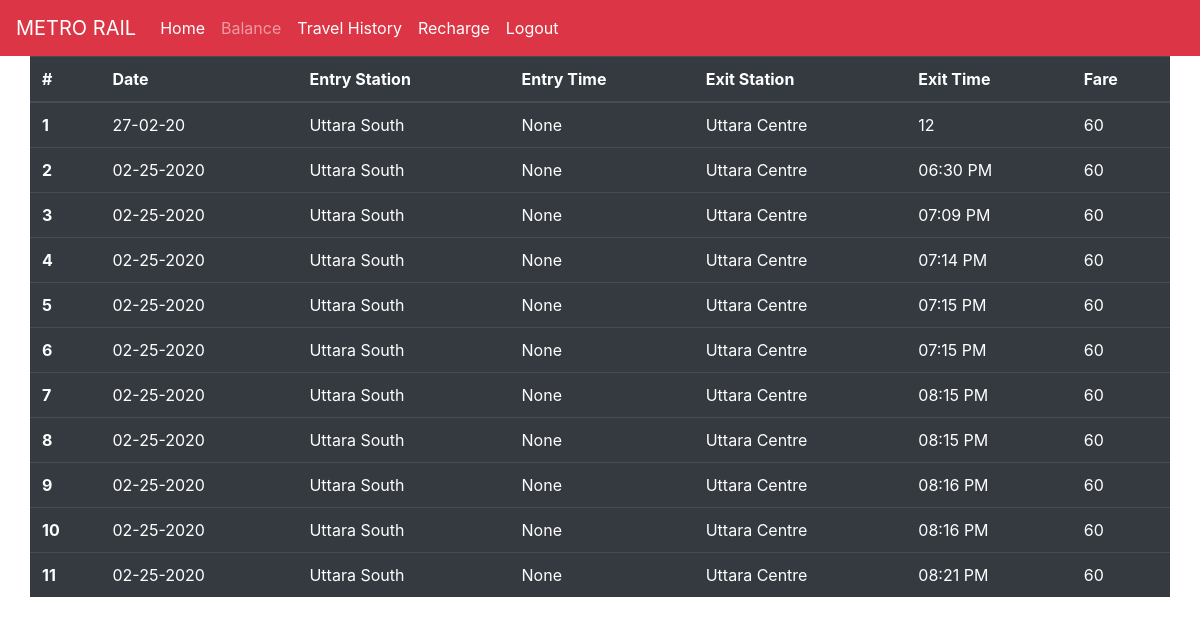
Screenshot of /web_travel_history (signed in) with the database file from the repository.
### app/models.py (models this page shows, shortened)
class User_travel_history(db.Model):
    id = db.Column(db.Integer, primary_key=True)
    date = db.Column(db.String(40))
    entry_station = db.Column(db.String(50))
    exit_station = db.Column(db.String(50))
    entry_time = db.Column(db.String(50))
    exit_time = db.Column(db.String(20))
    fare = db.Column(db.String(10))
    user_id = db.Column(db.Integer, db.ForeignKey('user.id'))

### app/routes.py (the view)
@app.route('/web_travel_history')
@login_required
def web_travel_history():
    station_names = ['Uttara North', 'Uttara Centre', 'Uttara South','Pallabi','Mirpur 11','Mirpur-10','Kazipara','Shewrapara','Agargaon','Bijoy Sarani','Farmgate','Karwan Bazar','Shahbag','Dhaka University','Bangladesh Secretariat','Motijheel']
    items = current_user.rel.all()
    return render_template('web_travel_history.html', items=items, station_names=station_names)

### app/models.py (called while the page is built)
@login.user_loader
def load_user(id):
    return User.query.get(int(id))

### app/templates/web_travel_history.html
{% extends "base.html" %}
{% block content %}
<div class="container" >
    <div class="row justify-content-center align-items-center" style="height:50vh">
        <table class="table table-hover table-dark" >
            <thead>
            <tr >
                <th scope="col">#</th>
                <th scope="col">Date</th>
                <th scope="col">Entry Station</th>
                <th scope="col">Entry Time</th>
                <th scope="col">Exit Station</th>
                <th scope="col">Exit Time</th>
                <th scope="col">Fare</th>
            </tr>
            </thead>
            <tbody>
                {% for item in items %}
                    <tr>
                        <th scope="row">{{loop.index}}</th>
                        <td>{{item.date}}</td>
                        <td>{{item.entry_station}}</td>
                        <td>{{item.entry_time}}</td>
                        <td>{{item.exit_station}}</td>
                        <td>{{item.exit_time}}</td>
                        <td>{{item.fare}}</td>
                    </tr>
                {% endfor %}
            </tbody>
        </table>
 </div>
 </div>
{% endblock %}

### app/templates/base.html (shortened to what this page needs)
<html>
    <head>
        <link rel="stylesheet" href="https://stackpath.bootstrapcdn.com/bootstrap/4.4.1/css/bootstrap.min.css">
    </head>
    <body>
            {% block navbar %}
              <nav class="navbar navbar-expand-lg navbar-dark bg-danger">
                    <a class="navbar-brand" href="#">METRO RAIL</a>
                    <div class="collapse navbar-collapse" id="navbarText">
                        <ul class="navbar-nav mr-auto">
                            {% if current_user.is_anonymous %}
                            {% else %}
                            <li class="nav-item active">
                                <a class="nav-link" href="{{ url_for('web_home') }}">Home <span class="sr-only">(current)</span></a>
                            </li>
                            <li class="nav-item">
                                <a class="nav-link" href="{{ url_for('web_user_balance') }}">Balance</a>
                            </li>
                            <li class="nav-item nav-item active">
                                <a class="nav-link" href="{{ url_for('web_travel_history') }}">Travel History <span class="sr-only">(current)</span></a> </a>
                            </li>
                            <li class="nav-item nav-item active">
                                <a class="nav-link" href="{{ url_for('web_recharge') }}">Recharge <span class="sr-only">(current)</span></a> </a>
                            </li>
                            <li class="nav-item nav-item active ">
                                <a class="nav-link" href="{{ url_for('logout') }}">Logout <span class="sr-only">(current)</span></a> </a>
                            </li>
                            {% endif %}
                        </ul>
                    </div>
              </nav>
            {% endblock %}
            {% block content %}
            {% endblock %}
    </body>
</html>

### rows the page displays
User_travel_history: date "27-02-20", entry_station "Uttara South", entry_time "None", exit_station "Uttara Centre", exit_time "12", fare "60"
User_travel_history: date "02-25-2020", entry_station "Uttara South", entry_time "None", exit_station "Uttara Centre", exit_time "06:30 PM", fare "60"
User_travel_history: date "02-25-2020", entry_station "Uttara South", entry_time "None", exit_station "Uttara Centre", exit_time "07:09 PM", fare "60"
User_travel_history: date "02-25-2020", entry_station "Uttara South", entry_time "None", exit_station "Uttara Centre", exit_time "07:14 PM", fare "60"
User_travel_history: date "02-25-2020", entry_station "Uttara South", entry_time "None", exit_station "Uttara Centre", exit_time "07:15 PM", fare "60"
User_travel_history: date "02-25-2020", entry_station "Uttara South", entry_time "None", exit_station "Uttara Centre", exit_time "07:15 PM", fare "60"
User_travel_history: date "02-25-2020", entry_station "Uttara South", entry_time "None", exit_station "Uttara Centre", exit_time "08:15 PM", fare "60"
User_travel_history: date "02-25-2020", entry_station "Uttara South", entry_time "None", exit_station "Uttara Centre", exit_time "08:15 PM", fare "60"
User_travel_history: date "02-25-2020", entry_station "Uttara South", entry_time "None", exit_station "Uttara Centre", exit_time "08:16 PM", fare "60"
User_travel_history: date "02-25-2020", entry_station "Uttara South", entry_time "None", exit_station "Uttara Centre", exit_time "08:16 PM", fare "60"
User_travel_history: date "02-25-2020", entry_station "Uttara South", entry_time "None", exit_station "Uttara Centre", exit_time "08:21 PM", fare "60"
